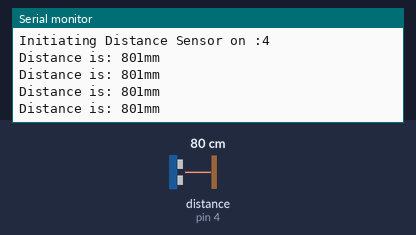
Recording of a sketch running on a simulated Arduino Uno, built with avr-gcc and run on an emulated ATmega328P. Parts: the last lines printed to the serial monitor. Wiring (inferred from the names in the program): ultrasonic range finder: trigger pin 2; echo pin 4. Inputs (shaded band) come from the test bench; at power-on: distance to the obstacle (sensor on pin 4) 80 cm. The echo pulse lasts 58.3 µs per cm.

Above: at 1.2 s.
1.3 s: distance to the obstacle (sensor on pin 4) set to 18 cm
At 1.52 s:
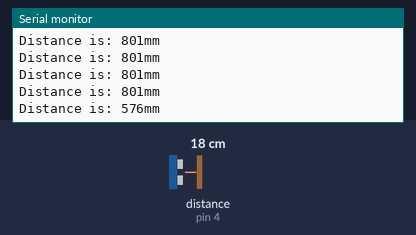
4.3 s: distance to the obstacle (sensor on pin 4) set to 2 cm
At 4.43 s:
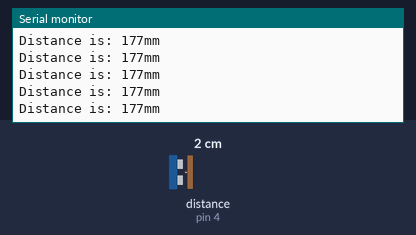
5.8 s: distance to the obstacle (sensor on pin 4) set to 4 cm
At 5.8 s:
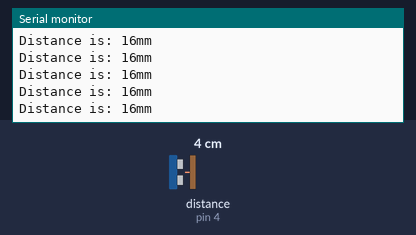
Timing chart, 0 to 8.8 s (numbered marks = the images above; inputs shaded):
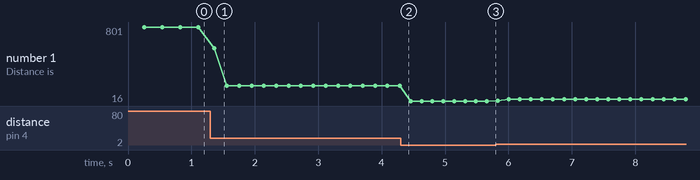

The sketch:

distance.ino
```cpp
/*
 Distance
 Reads a distance, prints the result to the serial monitor
*/

#include "hc_sr04_distance_sensor_driver.h"
int trigPin = 2;
int echoPin = 4;
UsefulDrivers::HC04DistanceSensorDriver *driver = new UsefulDrivers::HC04DistanceSensorDriver(trigPin, echoPin, 3000);
// the setup function runs once when you press reset or power the board
void setup()
{
    // initialize serial communication at 9600 bits per second:
    Serial.begin(9600);
    // put your setup code here, to run once:
    driver->init();
}
// the loop function runs over and over again forever
void loop()
{
    // put your main code here, to run repeatedly:
    unsigned long distance = driver->getDistance();
    Serial.print("Distance is: ");
    Serial.print(distance);
    Serial.println("mm");

    // wait for 30 milliseconds
    delay(30);
}
```

distance_sensor_driver.h
```cpp
/**
 * Distance Sensor Driver Interface
 *
 * @file distance_sensor_driver.h
 * @brief Distance Sensor Driver Interface
 * @author Robert Meisner <robert@catchit.pl>
 * @version 1.0 2016-12-22
 */


namespace UsefulDrivers
{
     class DistanceSensorDriver
    {
    public:
		virtual void init() = 0;
        /**
          * @brief Class constructor.
          */
        DistanceSensorDriver(unsigned int distance) : maxDistance(distance) {}

        /**
         * @brief Return the distance to the nearest obstacle in centimeters.
         * @return the distance to the closest object in centimeters
         *   or maxDistance if no object was detected
         */
        virtual unsigned long getDistance() = 0;

    protected:
        unsigned int maxDistance;
    };
};
```

hc_sr04_distance_sensor_driver.h
```cpp
/**
 * HC-SR04 Distance Sensor Driver Implementation
 *
 * @file hc_sr04_distance_sensor_driver.h
 * @brief HC-SR04 Distance Sensor Driver Implementation
 * @author Robert Meisner <robert@catchit.pl>
 * @version 1.0 2016-12-22
 */


#include "distance_sensor_driver.h"

#define MEASURE_SAMPLE_DELAY 5
#define MEASURE_SAMPLES 25
namespace UsefulDrivers
{
class HC04DistanceSensorDriver : public DistanceSensorDriver
{
  public:
    HC04DistanceSensorDriver(int triggerPin, int echoPin, int maxDistance)
        : DistanceSensorDriver(maxDistance),
          triggerPin(triggerPin), echoPin(echoPin)
    {
    }
    void init()
    {
        Serial.print("Initiating Distance Sensor on :");
        Serial.println(echoPin);
        pinMode(echoPin, INPUT);
        pinMode(triggerPin, OUTPUT);
    }
    virtual unsigned long getDistance()
    {
        long dist = measure();
        //Serial.println(dist);
        return dist;
    }

  private:
    int triggerPin;
    int echoPin;
    const float usonicDiv = 58.0;

    long measure()
    {
        long measureSum = 0;
        for (int i = 0; i < MEASURE_SAMPLES; i++)
        {
            delay(MEASURE_SAMPLE_DELAY);
            measureSum += singleMeasurement();
        }
        return measureSum / MEASURE_SAMPLES;
    }
    long singleMeasurement()
    {
        long duration = 0;
        // Measure: Put up Trigger...
        digitalWrite(triggerPin, LOW);
        delayMicroseconds(2);
        digitalWrite(triggerPin, HIGH);
        delayMicroseconds(10);
        digitalWrite(triggerPin, LOW);
        duration = pulseIn(echoPin, HIGH);
        return (long)(((float)duration / usonicDiv) * 10.0);
    }
};
};
```

Measured:
- after the input at 1.3 s, the serial monitor: prints a new line after 0.06 s (image 1)
- plotted number 1: 801 → 177 after the input at 1.3 s, 177 → 16 after the input at 4.3 s, 16 → 37 after the input at 5.8 s
